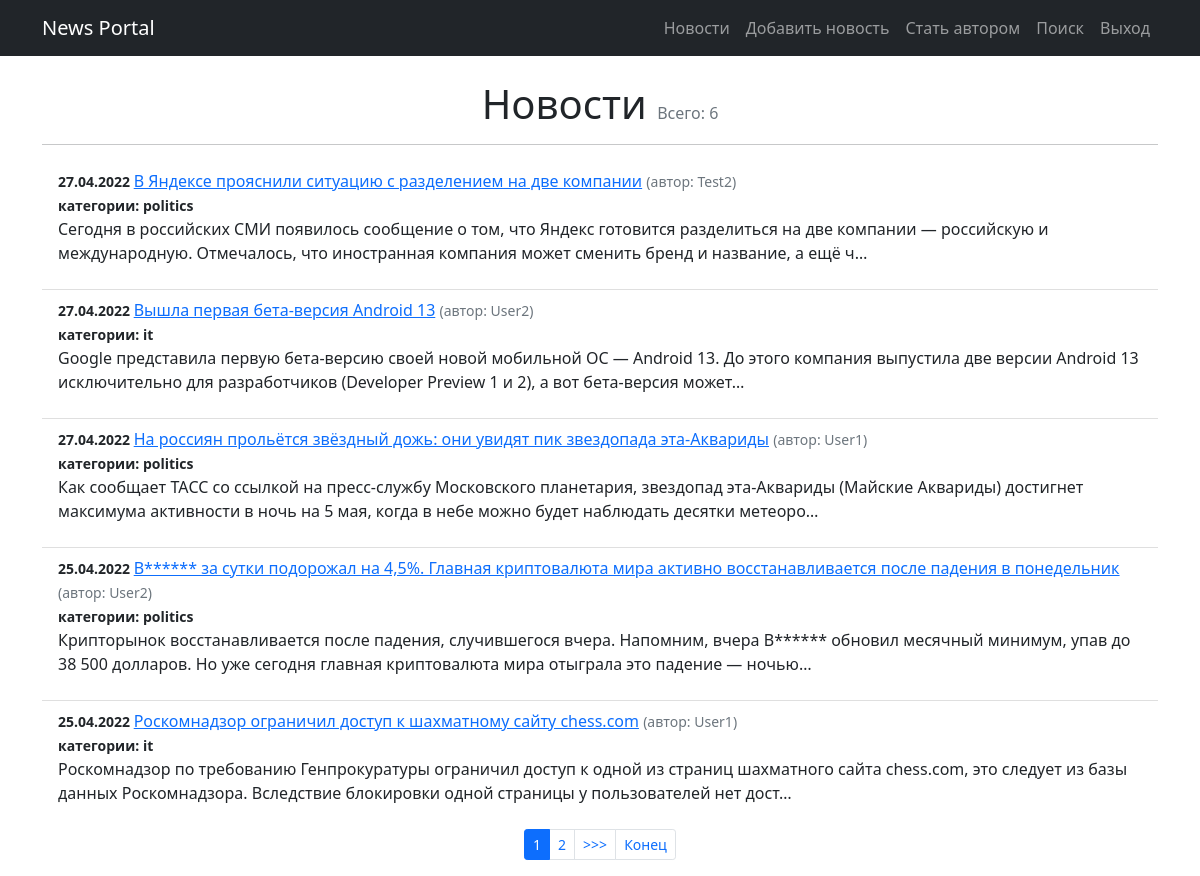
The app's page /news/ (signed in) with its own data.
### news/models.py (models this page shows, shortened)
class Post(models.Model):
    article = 'AR'
    news = 'NW'
    POST_TYPE = [
        (article, 'статья'),
        (news, 'новость'),
    ]
    author = models.ForeignKey(Author, on_delete=models.CASCADE)
    post_type = models.CharField(
        max_length=2, choices=POST_TYPE, default=article)
    date = models.DateTimeField(auto_now_add=True)
    title = models.CharField(max_length=255)
    text = models.TextField()
    rating = models.IntegerField(default=0)
    category = models.ManyToManyField(
        Category, through='PostCategory')

class Author(models.Model):
    username = models.OneToOneField(
        User, on_delete=models.CASCADE, primary_key=True)
    rating = models.IntegerField(default=0)
    def __str__(self):
        return self.username.username.title()

class Category(models.Model):
    name = models.CharField(max_length=255, unique=True)
    def __str__(self):
        return self.name

### news/views.py (the view)
# urls.py: path('', NewsList.as_view(), name='news'),
class NewsList(ListView):
    model = Post
    ordering = '-date'
    template_name = 'news/news_list.html'
    context_object_name = 'news_list'
    paginate_by = 5
    def get_context_data(self, **kwargs):
        context = super().get_context_data(**kwargs)
        context['is_not_authors'] = not self.request.user.groups.filter(
            name='authors').exists()
        return context

### news/templatetags/custom_filters.py (called while the page is built)
@register.filter()
def format_date(value):
    return value.strftime("%d.%m.%Y")

@register.filter()
def censor(text):
    if type(text) != str:
        return "Type error. Is not string"
    for word in CENSOR_WORDS:
        text = re.sub(r'(?:'+word[1:]+'?)[^\s]+',
                      ("*" * (len(word) - 1)), text)
    return text

### templates/news/news_list.html (shortened to what this page needs)
{% extends 'flatpages/default.html' %}
{% load custom_filters %}
{% block content %}
<h1 class="text-center">Новости <span class="text-muted fs-6 fw-normal">Всего: {{ page_obj.paginator.count }}</span></h1>
<hr>
<ul class="list-group list-group-flush">
    {% for newspost in news_list %}
        <li class="list-group-item">
            <small class="fw-bold">{{ newspost.date | format_date }} </small>
            <a href="{% url 'news_post' newspost.id %}">{{ newspost.title | censor}}</a>
            <small class="text-muted ">(автор: {{ newspost.author}})</small> <br>
            <small class="fw-bold">категории:
                {% for category in newspost.category.all %}
                    {{ category }}
                {% endfor %}
            </small>
            <p>{{newspost.text | censor | truncatechars:210}}</p>
        </li>
    {% endfor %}
</ul>
{% if is_paginated %}
<nav aria-label="...">
    <ul class="pagination pagination-sm justify-content-center">
    {% for num in page_obj.paginator.page_range %}
        {% if page_obj.number == num %}
            <li class="page-item active"><a class="page-link">{{ num }}</a></li>
        {% elif num > page_obj.number|add:'-3' and num < page_obj.number|add:'3' %}
            <li class="page-item"><a class="page-link" href="?page={{ num }}">{{ num }}</a></li>
        {% endif %}
    {% endfor %}
    {% if page_obj.has_next %}
        <li class="page-item"><a class="page-link" href="?page={{ page_obj.next_page_number }}">>>></a></li>
        <li class="page-item"><a class="page-link" href="?page={{ page_obj.paginator.num_pages }}">Конец</a></li>
    {% endif %}
{% endif %}
</ul>
</nav>
{% endblock content %}

### records on screen
Post: date "27.04.2022", title|censor "В Яндексе прояснили ситуацию с разделением на две компании", author "Test2", text|censor "Сегодня в российских СМИ появилось сообщение о том, что Яндекс готовится разделиться на две компании — российскую и международную. Отмечалось, что иностранная компания может сменить бренд и название, а ещё ч…"
Category: name "politics"
Post: date "27.04.2022", title|censor "Вышла первая бета-версия Android 13", author "User2", text|censor "Google представила первую бета-версию своей новой мобильной ОС — Android 13. До этого компания выпустила две версии Android 13 исключительно для разработчиков (Developer Preview 1 и 2), а вот бета-версия может…"
Category: name "it"
Post: date "27.04.2022", title|censor "На россиян прольётся звёздный дожь: они увидят пик звездопада эта-Аквариды", author "User1", text|censor "Как сообщает ТАСС со ссылкой на пресс-службу Московского планетария, звездопад эта-Аквариды (Майские Аквариды) достигнет максимума активности в ночь на 5 мая, когда в небе можно будет наблюдать десятки метеоро…"
Post: date "25.04.2022", title|censor "B****** за сутки подорожал на 4,5%. Главная криптовалюта мира активно восстанавливается после падения в понедельник", author "User2", text|censor "Крипторынок восстанавливается после падения, случившегося вчера. Напомним, вчера B****** обновил месячный минимум, упав до 38 500 долларов. Но уже сегодня главная криптовалюта мира отыграла это падение — ночью…"
Post: date "25.04.2022", title|censor "Роскомнадзор ограничил доступ к шахматному сайту chess.com", author "User1", text|censor "Роскомнадзор по требованию Генпрокуратуры ограничил доступ к одной из страниц шахматного сайта chess.com, это следует из базы данных Роскомнадзора. Вследствие блокировки одной страницы у пользователей нет дост…"

### other values on screen
{{ page_obj.paginator.count }} "6"
{{ num }} "1"
{{ num }} "2"
